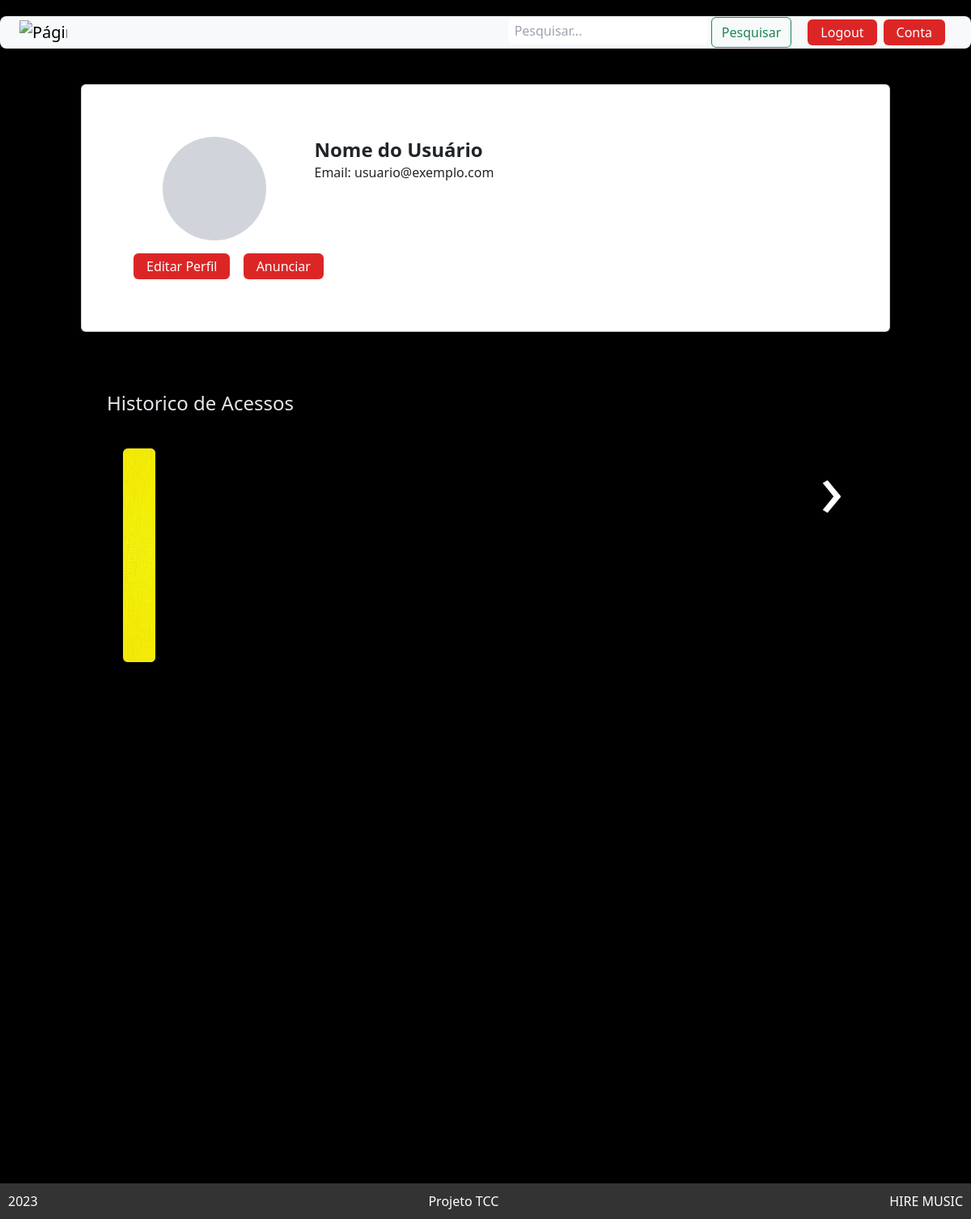
The page /conta/1 (signed in) on the database as committed earlier.
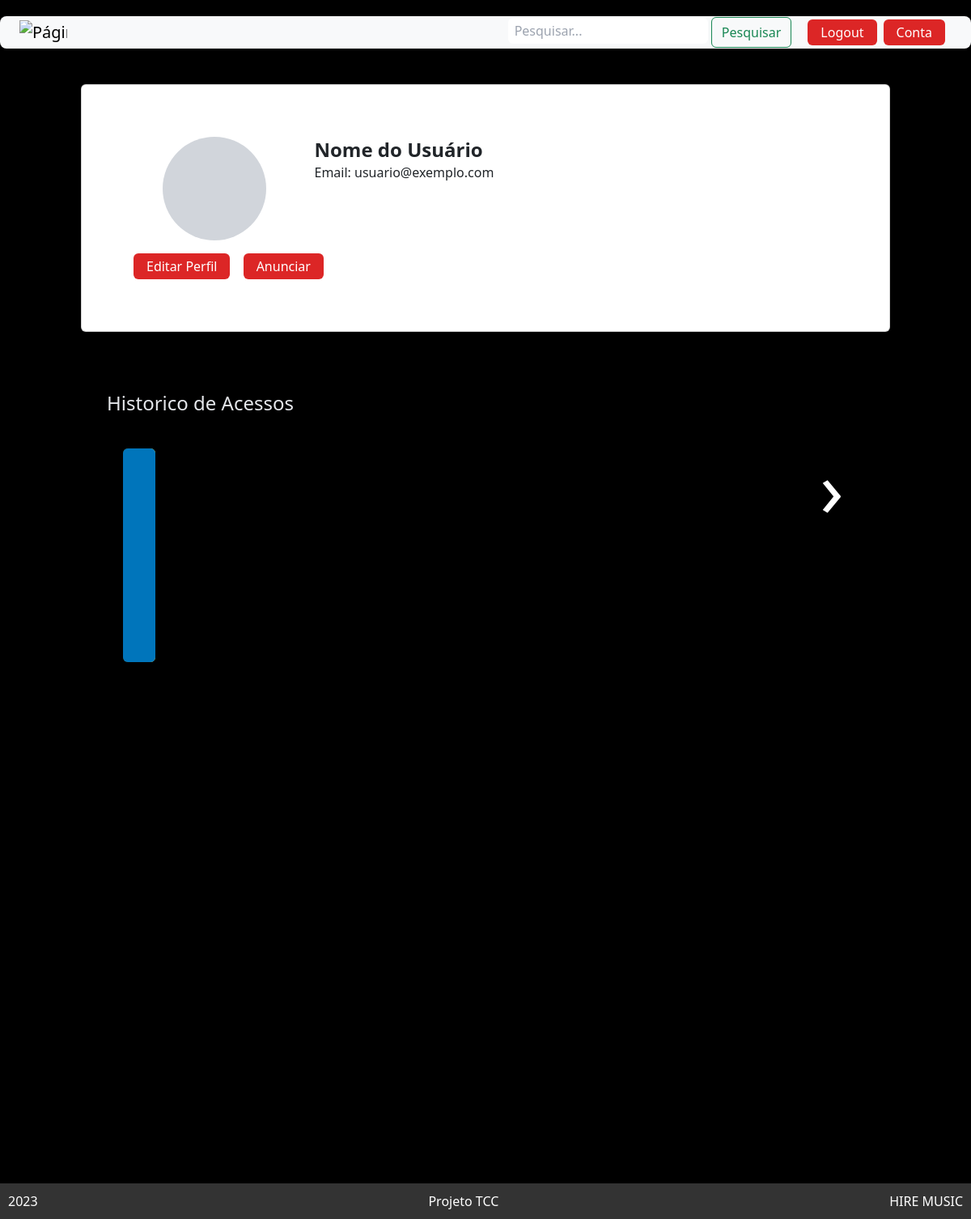
The same page on the database as committed later.
### hmusic/models.py (models this page shows)
class Instrumentos(models.Model):
    titulo = models.CharField(max_length=100)
    thumb = models.ImageField(upload_to='thumb_instrumentos')
    descricao = models.TextField(max_length=1000)
    categoria = models.CharField(max_length=15, choices=LISTA_CATEGORIAS)
    visualizacoes = models.IntegerField(default=0)
    quantidade = models.PositiveIntegerField(default=0)  # Adicione um campo para quantidade
    preco = models.DecimalField(max_digits=10, decimal_places=2)  # Adicione um campo para preço
    data_criacao = models.DateTimeField(default=timezone.now)
    numero_telefone = models.CharField(max_length=15, default='5511123456789')
    def __str__(self):
        return self.titulo # + " " + self.vendedor tem que termninar aqui

### hmusic/views.py (the view)
# urls.py: path('conta/<int:pk>', Conta.as_view(), name='conta'), #coloquei a chave primaria aqui para ele direcionar as informações da conta que acessou do banco <int:pk>
class Conta(LoginRequiredMixin, TemplateView):
    template_name = 'conta.html'

### hmusic/novos_context.py (called while the page is built)
def lista_instrumentos_recentes(request):
    lista_instrumentos = Instrumentos.objects.all().order_by('-data_criacao')[0:8] #(se for colocar um destque ele vem aqui aula 33 para tras fala disso)
    return {"lista_instrumentos_recentes": lista_instrumentos} #retorna uim dicionario com o resultado do codigo depois de vasculhar o banco

def lista_em_alta(request):
    lista_instrumentos = Instrumentos.objects.all().order_by('-visualizacoes')[0:8]
    return {"lista_em_alta": lista_instrumentos}

### hmusic/templates/conta.html (shortened to what this page needs)
{% extends 'base.html'%}
{% load static %}
{% block content %}
<main>
    <section>
        <div class="container mt-5">
            <div class="card p-5">
                <div class="card-body">
                    <div class="row">
                        <div class="col-md-3">
                            <div class="bg-gray-300 w-32 h-32 rounded-full mx-auto"></div>
                        </div>
                        <div class="col-md-9">
                            <h2 class="text-2xl font-bold">Nome do Usuário</h2>
                            <p>Email: usuario@exemplo.com</p>
                        </div>
                        <div class="col-md-12 mt-3">
                            <a href="{% url 'hmcontrol:editarperfil' user.pk %}" class="mr-3">
                                <button class="bg-red-600 text-white py-1 px-3 rounded-md">
                                    Editar Perfil
                                </button>
                            </a>
                            <a href="{% url 'hmcontrol:criarinstrumento' %}" class="mr-3">
                                <button class="bg-red-600 text-white py-1 px-3 rounded-md">
                                    Anunciar
                                </button>
                            </a>
                        </div>
                    </div>
                </div>
            </div>
        </div>
    </section>
        <section class='bg-primary_black flex justify-center py-10'>
            <div class="p-8 w-10/12 relative" >
                <h2 class="text-gray-200 text-2xl font-medium">
                    Historico de Acessos
                </h2>
                <div class="wrapper">
                  <section id="section1vistos" class="flex flex-nowrap items-center justify-center space-x-8">
                    <a href="#section2vistos" class="arrow__btn text-6xl page">‹</a>
                      {% for instrumentos in request.user.instrumentos_vistos.all %}
                      {% if forloop.counter < 5%}
                      <div class="item h-64 w-1/4 m-4">
                          <a href="{% url 'hmcontrol:detalhesproduto' instrumentos.id %}">
                            <img src="{{ instrumentos.thumb.url }}" class="rounded-md w-full h-full object-cover">
                          </a>
                      </div>
                      {% endif %}
                      {% endfor %}
                        <a href="#section2vistos" class="arrow__btn text-6xl">›</a>
                  </section>
                </div>
            </div>
        </section>
</main>
{% endblock %}

Rows that differ between the two databases and show on the page:
no longer on this page (row edited): Instrumentos: thumb (picture)
added Instrumentos: thumb (picture)
